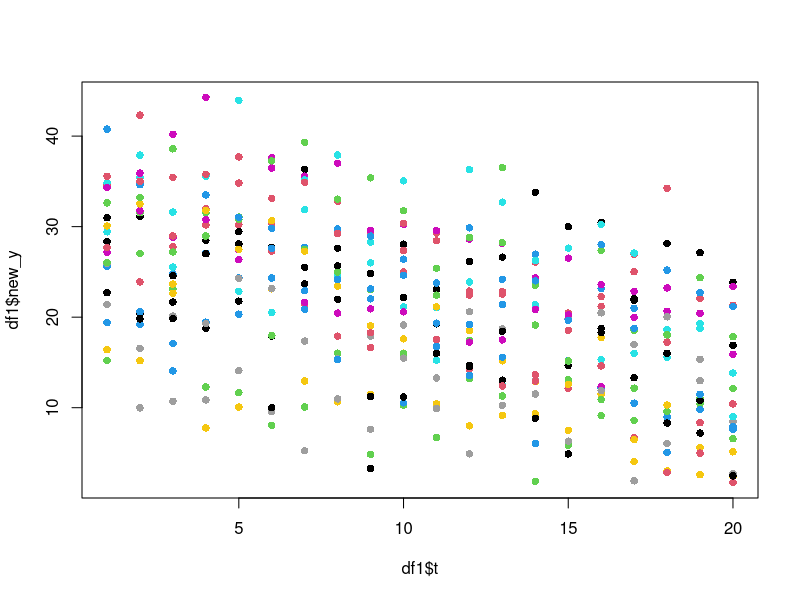
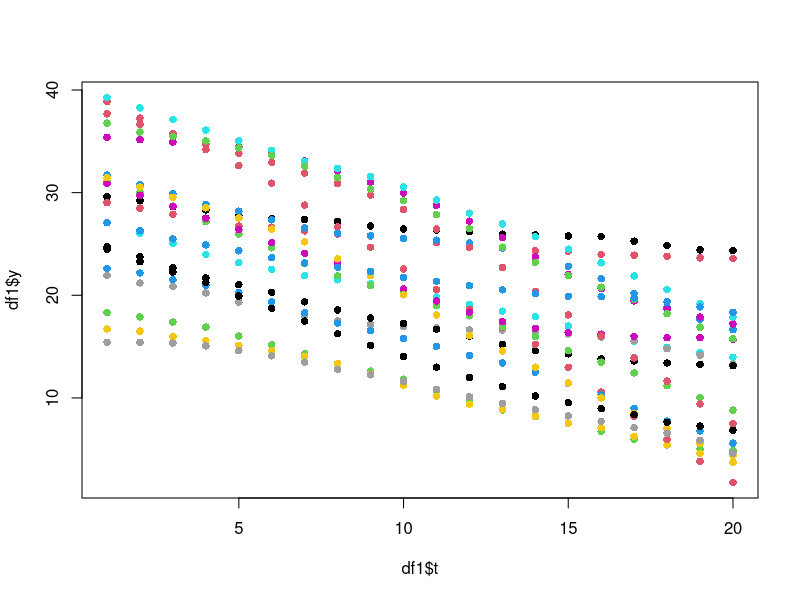
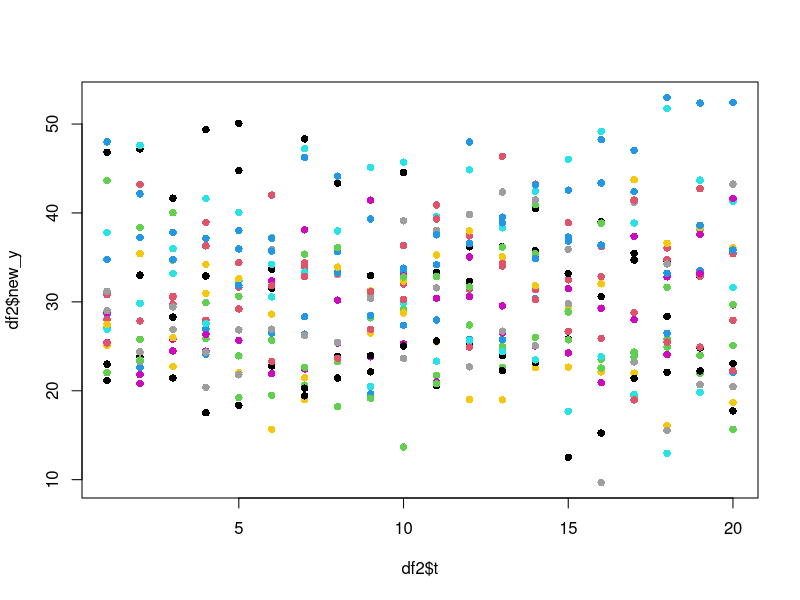
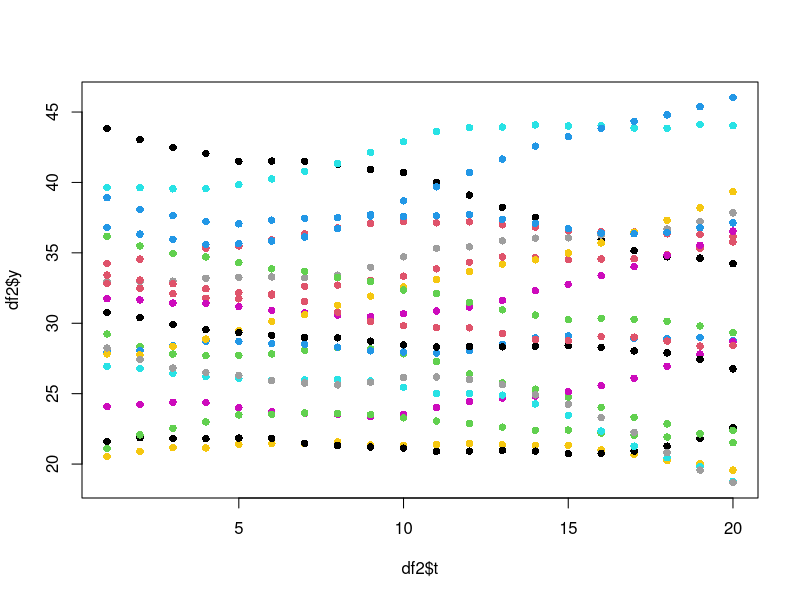
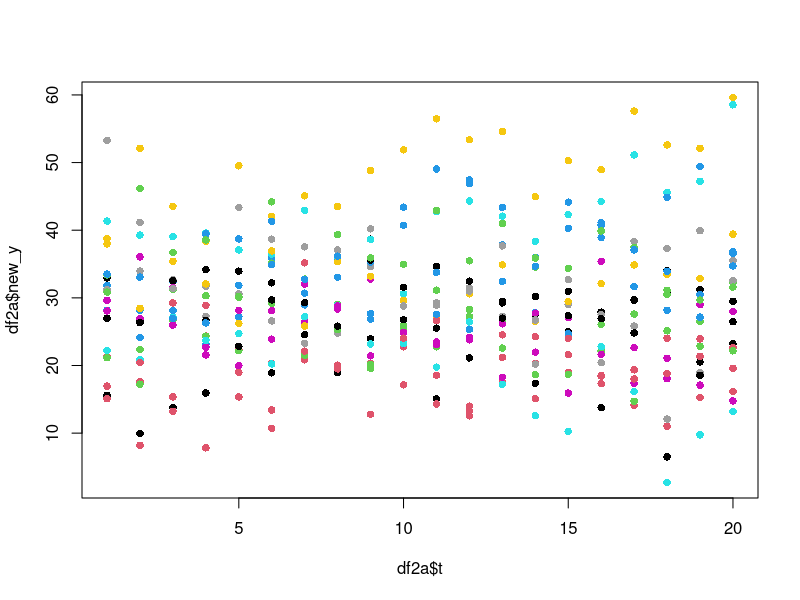
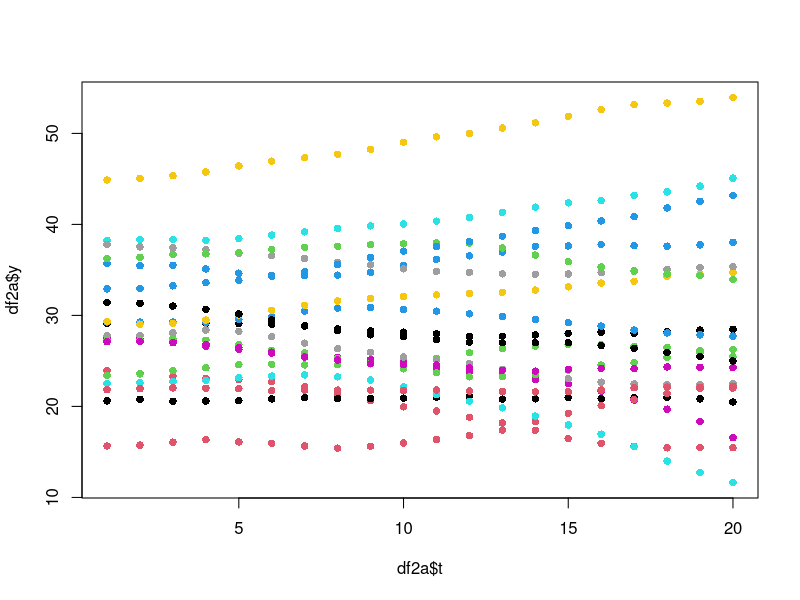
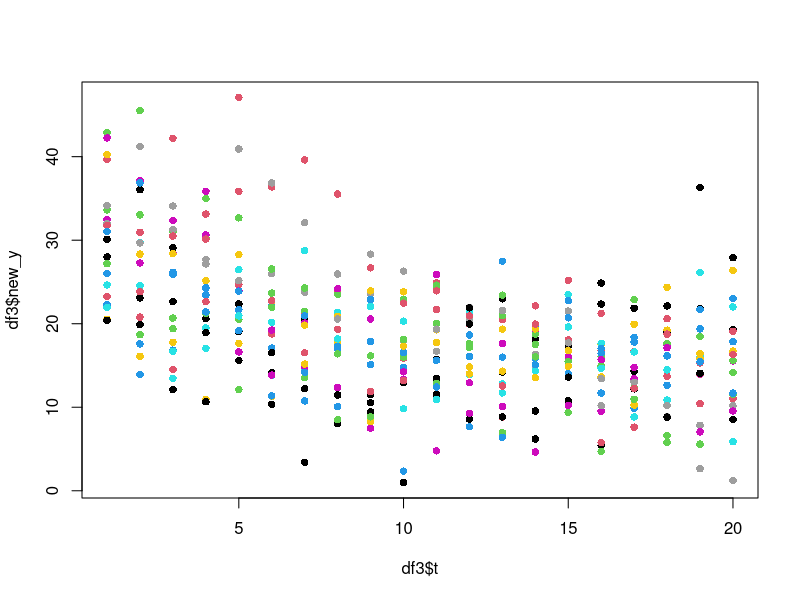
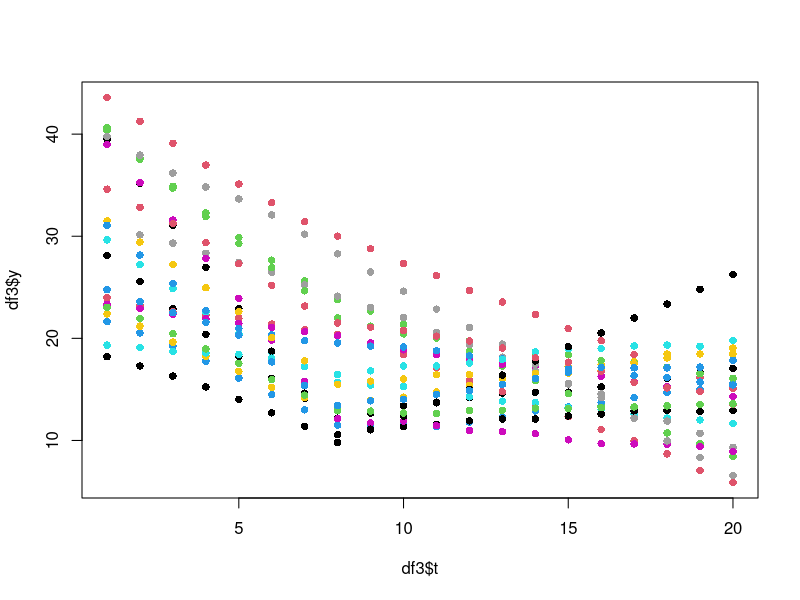

The R script that drew these images, in order:
#-------------------------
# Define parameters - Linear Change
#-------------------------

# Number of subjects
n <- 20

# Number of timepoints
tp <- 20

# Set b0
mean_b0 = 29.33
sd_b0 = 8.04
low_b0 = 15
up_b0 =63

# Set Yf
mean_yf = 15.9
sd_yf = 11.9

# Variation of slopes  #Autocorrelation within individual
mu = 0
s = 0.2

# Jiggle for points around the line
mu_j = 0
s_j = 5

# Medium point (Setting mean and sd at timepoint 8)
tm = 8
mean_ym = 20
sd_ym = 7



#-------------------------
# Linear Change
#-------------------------

#Set seed to replicate results - different for each trend so they do not start in the same point
set.seed(834)

df1 <- NULL #Set empty dataset to start
for (j in 1:n){
  
  t <- NULL #t time x-axis
  y <- NULL # y score y-axis
  m <- NULL #slope
  
  #For first value and first slope
  b0 <- rnorm(n=1, mean=mean_b0, sd=sd_b0) #select random number for normal distribution with parameters b0
  while (b0<low_b0 | b0>up_b0){  #Not allowing it to be lower than 15 or higher than 63 
    b0 <- rnorm(n=1, mean=mean_b0, sd=sd_b0)
  }
  yf <- rnorm(n=1, mean=mean_yf, sd=sd_yf) #random number for distribution of yf to create slope
  while (yf>b0) {  #Not allowing it to be higher than b0
    yf <- rnorm(n=1, mean=mean_yf, sd=sd_yf)
  }
  yf <- ifelse(yf<0,0,yf) #not allowing it to be lower than 0
  m1 <- (yf-b0)/tp  #Set slope from b0 and Yf created before
  
  #Define first data points
  t[1]=1
  y[1]=b0
  m[1]=m1
  t[2]=2
  y[2]=m1+b0
  m[2]=m1
  
  #Loop for timepoint 3 to 20
  for (i in 3:tp){
    t[i] = i
    m[i] <- m[i-1] + rnorm(1,mean=mu,sd=s) #Add variation to slope so it is not the same for all 20 datapoints
    while(m[i]>0){  #Not allowing slope to be positive
      m[i] <- m[i-1] + rnorm(1,mean=mu,sd=s) 
    }
    
    y[i] <- m[i] + y[i-1]  #calculate new y
    yt <- m[i]*(tp-(i-1)) + y[i-1] #calculate last value for that slope to see if it falls in distribution for yf
    
    while(yt < mean_yf - 1.5*sd_yf | yt > mean_yf + 1.5*sd_yf | yt < 0){ #make sure yf fall in yf distribution
      m[i] <- m[i-1] + rnorm(1,mean=mu,sd=s) 
      
      while(m[i]>0){
        m[i] <- m[i-1] + rnorm(1,mean=mu,sd=s) 
      }
      
      y[i] <- m[i] + y[i-1] 
      yt <- m[i]*(tp-(i-1)) + y[i-1]
    }
    
  }
  ind <- as.data.frame(cbind(ID=j,t,y)) #dataset with values creates for each ID
  
  #Add jiggle
  for (k in 1:nrow(ind) ){
    ind$new_y[k] <- ind$y[k] + rnorm(1,mean=mu_j,sd=s_j) 
    while(ind$new_y[k]<0){
      ind$new_y[k] <- ind$y[k] + rnorm(1,mean=mu_j,sd=s_j) 
    }
  }
  while(ind$new_y[1]<low_b0 | ind$new_y[1]>up_b0){
    ind$new_y[1] <- ind$y[1] + rnorm(1,mean=mu_j,sd=s_j)
  }
  
  df1 <- rbind(df1,ind) #Put all ids together
  
  rm(b0,yf,m1,t,m,y,yt,ind) #clean for next loop
}

#-----
# Plot results

plot(df1$t,df1$new_y, col=df1$ID, pch=16) #with jiggle
plot(df1$t,df1$y, col=df1$ID, pch=16) #no jiggle

#-----
# Verify stats

#Baseline
base1 <- subset(df1, t==1)

mean(base1$new_y) #with jiggle
mean(base1$y) #no jiggle
sd(base1$new_y) #with jiggle
sd(base1$y) #no jiggle

#End
end1 <- subset(df1, t==20)

mean(end1$new_y) #with jiggle
mean(end1$y) #no jiggle
sd(end1$new_y) #with jiggle
sd(end1$y) #no jiggle


#-----
# Verify trend
lme4::lmer(new_y~t+(1|ID), data=df1)@beta[2] # with jiggle
lme4::lmer(y~t+(1|ID), data=df1)@beta[2] # with jiggle














#---------------------------------------------------------------------------------------------------
#-------------------------
# Define parameters - Stable Change
#-------------------------

# Number of subjects
n <- 20

# Number of timepoints
tp <- 20

# Set b0
mean_b0 = 29.33
sd_b0 = 8.04
low_b0 = 15
up_b0 =63

# Set Yf
mean_yf = 15.9
sd_yf = 11.9

# Variation of slopes  #Autocorrelation within individual
mu = 0
s = 0.2

# Jiggle for points around the line
mu_j = 0
s_j = 5

# Medium point (Setting mean and sd at timepoint 8)
tm = 8
mean_ym = 20
sd_ym = 7




#-------------------------
# Stable Change - from start distribution to start distribution
#-------------------------

#Set seed to replicate results - different for each trend so they do not start in the same point
set.seed(49872)

df2 <- NULL  #Set empty dataset to start
for (j in 1:n){
  
  t <- NULL
  y <- NULL
  m <- NULL
  
  #For first value
  b0 <- rnorm(n=1, mean=mean_b0, sd=sd_b0) #select random number for normal distribution with parameters b0
  while (b0<low_b0 | b0>up_b0){ #Not allowing it to be lower than 15 or higher than 63
    b0 <- rnorm(n=1, mean=mean_b0, sd=sd_b0)
  }
  yf <- rnorm(n=1, mean=mean_b0, sd=sd_b0) #random number for distribution of b0 to create slope
  yf <- ifelse(yf<0,0,yf) #not allowing it to be lower than 0
  m1 <- (yf-b0)/tp  #Set slope from b0 and Yf created before
  
  #Define first data points
  t[1]=1
  y[1]=b0
  m[1]=m1
  t[2]=2
  y[2]=m1+b0
  m[2]=m1
  
  #Loop for timepoint 3 to 20
  for (i in 3:tp){
    t[i] = i
    m[i] <- m[i-1] + rnorm(1,mean=mu,sd=s) #Add variation to slope so it is not the same for all 20 datapoints
    y[i] <- m[i] + y[i-1] #calculate new y
    yt <- m[i]*(tp-(i-1)) + y[i-1] #calculate last value for that slope to see if it falls in distribution for b0 
    
    while(yt < b0 - 1.5*sd_b0 | yt > b0 + 1.5*sd_b0 | yt < 0){ #make sure yf fall in b0 distribution
      m[i] <- m[i-1] + rnorm(1,mean=mu,sd=s) 
      y[i] <- m[i] + y[i-1] 
      yt <- m[i]*(tp-(i-1)) + y[i-1]
    }
    
  }
  ind <- as.data.frame(cbind(ID=j,t,y))  #dataset with values creates for each ID
  
  #Add jiggle
  for (k in 1:nrow(ind) ){
    ind$new_y[k] <- ind$y[k] + rnorm(1,mean=mu_j,sd=s_j) 
    while(ind$new_y[k]<0){
      ind$new_y[k] <- ind$y[k] + rnorm(1,mean=mu_j,sd=s_j) 
    }
  }
  while(ind$new_y[1]<low_b0 | ind$new_y[1]>up_b0){
    ind$new_y[1] <- ind$y[1] + rnorm(1,mean=mu_j,sd=s_j)
  }
  
  df2 <- rbind(df2,ind) #Put all ids together
  
  rm(b0,yf,m1,t,m,y,yt,ind) #clean for next loop
}



#-----
# Plot results

plot(df2$t,df2$new_y, col=df2$ID, pch=16) #with jiggle
plot(df2$t,df2$y, col=df2$ID, pch=16) #no jiggle

#-----
# Verify stats

#Baseline
base2 <- subset(df2, t==1)

mean(base2$new_y) #with jiggle
mean(base2$y) #no jiggle
sd(base2$new_y) #with jiggle
sd(base2$y) #no jiggle

#End
end2 <- subset(df2, t==20)

mean(end2$new_y) #with jiggle
mean(end2$y) #no jiggle
sd(end2$new_y) #with jiggle
sd(end2$y) #no jiggle


#-----
# Verify trend
lme4::lmer(new_y~t+(1|ID), data=df2)@beta[2] # with jiggle
lme4::lmer(y~t+(1|ID), data=df2)@beta[2] # with jiggle







#------------------------------------------------
#-------------------------
# Stable Change - ANOTHER OPTION WOULD BE TO START SLOPE WITH 0
#-------------------------

#Set seed to replicate results - different for each trend so they do not start in the same point
set.seed(84972)

df2a <- NULL  #Set empty dataset to start
for (j in 1:n){
  
  t <- NULL
  y <- NULL
  m <- NULL
  
  #For first value
  b0 <- rnorm(n=1, mean=mean_b0, sd=sd_b0) #select random number for normal distribution with parameters b0
  while (b0<low_b0 | b0>up_b0){ #Not allowing it to be lower than 15 or higher than 63
    b0 <- rnorm(n=1, mean=mean_b0, sd=sd_b0)
  }
  #yf <- rnorm(n=1, mean=mean_b0, sd=sd_b0) #random number for distribution of b0 to create slope
  #yf <- ifelse(yf<0,0,yf) #not allowing it to be lower than 0
  m1 <- 0  #sTART SLOPE IN ZERO                    #(yf-b0)/tp  #Set slope from b0 and Yf created before
  
  #Define first data points
  t[1]=1
  y[1]=b0
  m[1]=m1 
  #t[2]=2
  #y[2]=m1+b0
  #m[2]=m1
  
  #Loop for timepoint 2 to 20
  for (i in 2:tp){
    t[i] = i
    m[i] <- m[i-1] + rnorm(1,mean=mu,sd=s) #Add variation to slope so it is not the same for all 20 datapoints
    y[i] <- m[i] + y[i-1] #calculate new y
    yt <- m[i]*(tp-(i-1)) + y[i-1] #calculate last value for that slope to see if it falls in distribution for b0 
    
    while(yt < b0 - 1.5*sd_b0 | yt > b0 + 1.5*sd_b0 | yt < 0){ #make sure yf fall in b0 distribution
      m[i] <- m[i-1] + rnorm(1,mean=mu,sd=s) 
      y[i] <- m[i] + y[i-1] 
      yt <- m[i]*(tp-(i-1)) + y[i-1]
    }
    
  }
  ind <- as.data.frame(cbind(ID=j,t,y))  #dataset with values creates for each ID
  
  #Add jiggle
  for (k in 1:nrow(ind) ){
    ind$new_y[k] <- ind$y[k] + rnorm(1,mean=mu_j,sd=s_j) 
    while(ind$new_y[k]<0){
      ind$new_y[k] <- ind$y[k] + rnorm(1,mean=mu_j,sd=s_j) 
    }
  }
  while(ind$new_y[1]<low_b0 | ind$new_y[1]>up_b0){
    ind$new_y[1] <- ind$y[1] + rnorm(1,mean=mu_j,sd=s_j)
  }
  
  df2a <- rbind(df2a,ind) #Put all ids together
  
  rm(b0,m1,t,m,y,yt,ind) #clean for next loop
}



#-----
# Plot results

plot(df2a$t,df2a$new_y, col=df2a$ID, pch=16) #with jiggle
plot(df2a$t,df2a$y, col=df2a$ID, pch=16) #no jiggle

#-----
# Verify stats

#Baseline
base2a <- subset(df2a, t==1)

mean(base2a$new_y) #with jiggle
mean(base2a$y) #no jiggle
sd(base2a$new_y) #with jiggle
sd(base2a$y) #no jiggle

#End
end2a <- subset(df2a, t==20)

mean(end2a$new_y) #with jiggle
mean(end2a$y) #no jiggle
sd(end2a$new_y) #with jiggle
sd(end2a$y) #no jiggle


#-----
# Verify trend
lme4::lmer(new_y~t+(1|ID), data=df2a)@beta[2] # with jiggle
lme4::lmer(y~t+(1|ID), data=df2a)@beta[2] # with jiggle










#---------------------------------------------------------------------------------------------------
#-------------------------
# Define parameters - Inverse Change
#-------------------------

# Number of subjects
n <- 20

# Number of timepoints
tp <- 20

# Set b0
mean_b0 = 29.33
sd_b0 = 8.04
low_b0 = 15
up_b0 =63

# Set Yf
mean_yf = 15.9
sd_yf = 11.9

# Variation of slopes  #Autocorrelation within individual
mu = 0
s = 0.2

# Jiggle for points around the line
mu_j = 0
s_j = 5

# Medium point (Setting mean and sd at timepoint 8)
tm = 8
mean_ym = 20
sd_ym = 7


#-------------------------
# Inverse Change
#-------------------------

#Set seed to replicate results - different for each trend so they do not start in the same point
set.seed(369845)

df3 <- NULL #Set empty dataset to start
for (j in 1:n){
  
  t <- NULL
  y <- NULL
  m <- NULL
  
  #For first value
  b0 <- rnorm(n=1, mean=mean_b0, sd=sd_b0) #select random number for normal distribution with parameters b0
  while (b0<low_b0 | b0>up_b0){   #Not allowing it to be lower than 15 or higher than 63
    b0 <- rnorm(n=1, mean=mean_b0, sd=sd_b0)
  }
  ym <- rnorm(n=1, mean=mean_ym, sd=sd_ym) #random number for distribution of ym to create slope
  while (ym>b0) {  #Not allowing it to be higher than b0
    ym <- rnorm(n=1, mean=mean_ym, sd=sd_ym)
  }
  ym <- ifelse(ym<0,0,ym)   #not allowing it to be lower than 0
  m1 <- (ym-b0)/tm  #Set slope from b0 and Ym created before
  
  #Define first data points
  t[1]=1
  y[1]=b0
  m[1]=m1
  t[2]=2
  y[2]=m1+b0
  m[2]=m1
  
  #Loop for timepoint 3 to 8 (middle point)
  for (i in 3:tm){
    t[i] = i
    m[i] <- m[i-1] + rnorm(1,mean=mu,sd=s)  #Add variation to slope so it is not the same for all 20 datapoints
    while(m[i]>0){  #Not allowing slope to be positive
      m[i] <- m[i-1] + rnorm(1,mean=mu,sd=s) 
    }
    y[i] <- m[i] + y[i-1]  #calculate new y
    ym <- m[i]*(tm-(i-1)) + y[i-1] #calculate last value for that slope to see if it falls in distribution for ym
    
    while(ym < mean_ym - 1.5*sd_ym | ym > mean_ym + 1.5*sd_ym | ym < 0){  #make sure ym fall in ym distribution
      m[i] <- m[i-1] + rnorm(1,mean=mu,sd=s) 
      while(m[i]>0){  #Not allowing slope to be positive
        m[i] <- m[i-1] + rnorm(1,mean=mu,sd=s) 
      }
      y[i] <- m[i] + y[i-1] 
      ym <- m[i]*(tm-(i-1)) + y[i-1]
    }
  }
    
    #Redefine slope
    yf <- rnorm(n=1, mean=mean_yf, sd=sd_ym) ## NOTE: SEE IF MODIFY BACK SD TO sd_yf - New last point to redefine slope
    yf <- ifelse(yf<0,0,yf)  #not allowing it to be lower than 0
    mm <- (yf-y[tm])/(tp-tm)  #Set slope from ym and yf created before
  
    #Loop for timepoint 9 to 20
    for (i in (tm+1):tp){
      t[i] = i
      m[i] <- mm + rnorm(1,mean=mu,sd=s)  #Add variation to slope so it is not the same for all 20 datapoints
      y[i] <- m[i] + y[i-1]  #calculate new y
      yt <- m[i]*(tp-(i-1)) + y[i-1]  #calculate last value for that slope to see if it falls in distribution for yf
      
      while(yt < mean_yf - 1.5*sd_ym | yt > mean_yf + 1.5*sd_ym | yt < 0){   ## NOTE: SEE IF MODIFY BACK SD TO sd_yf - make sure it falls in distribution for yf
        m[i] <- mm + rnorm(1,mean=mu,sd=s) 
        y[i] <- m[i] + y[i-1] 
        yt <- m[i]*(tp-(i-1)) + y[i-1]
      } 
    }
    
  ind <- as.data.frame(cbind(ID=j,t,y)) #dataset with values creates for each ID
 
   #Add jiggle
  for (k in 1:nrow(ind) ){
    ind$new_y[k] <- ind$y[k] + rnorm(1,mean=mu_j,sd=s_j) 
    while(ind$new_y[k]<0){
      ind$new_y[k] <- ind$y[k] + rnorm(1,mean=mu_j,sd=s_j) 
    }
  }
  while(ind$new_y[1]<low_b0 | ind$new_y[1]>up_b0){
    ind$new_y[1] <- ind$y[1] + rnorm(1,mean=mu_j,sd=s_j)
  }
  
  df3 <- rbind(df3,ind) #Put all ids together
  
  rm(b0,ym,m1,t,m,y,yt,ind,yf,mm) #clean for next loop
}



#-----
# Plot results

plot(df3$t,df3$new_y, col=df3$ID, pch=16) #with jiggle
plot(df3$t,df3$y, col=df3$ID, pch=16) #no jiggle

#-----
# Verify stats

#Baseline
base3 <- subset(df3, t==1)

mean(base3$new_y) #with jiggle
mean(base3$y) #no jiggle
sd(base3$new_y) #with jiggle
sd(base3$y) #no jiggle


#End
end3 <- subset(df3, t==20)

mean(end3$new_y) #with jiggle
mean(end3$y) #no jiggle
sd(end3$new_y) #with jiggle
sd(end3$y) #no jiggle

#Mid
mid3 <- subset(df3, t==8)

mean(mid3$new_y) #with jiggle
mean(mid3$y) #no jiggle
sd(mid3$new_y) #with jiggle
sd(mid3$y) #no jiggle


#-----
# Verify trend
lme4::lmer(new_y~t+(1|ID), data=df3)@beta[2] # with jiggle
lme4::lmer(y~t+(1|ID), data=df3)@beta[2] # with jiggle


